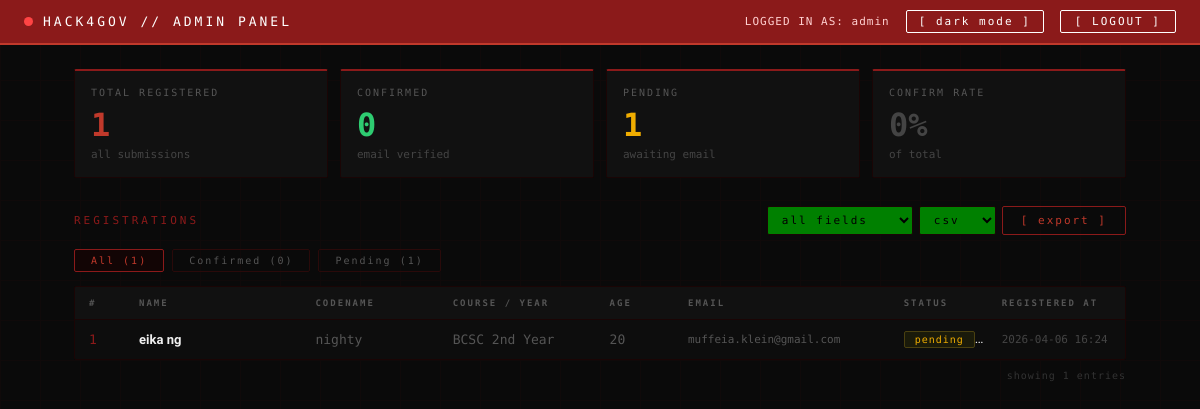
Before: /admin (signed in) with the older database file.
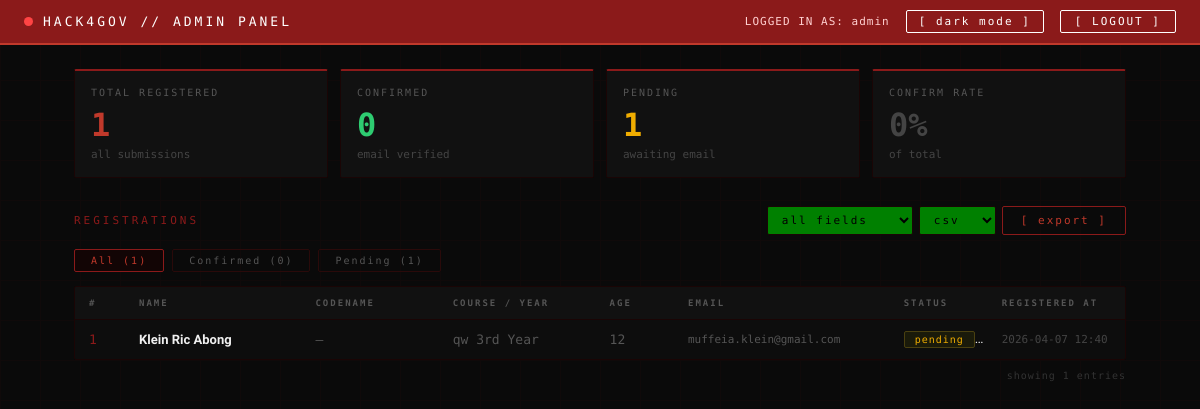
After: the same page with the newer database file.
### tables this page shows
CREATE TABLE registrations (
            id             INTEGER PRIMARY KEY AUTOINCREMENT,
            name           TEXT    NOT NULL,
            codename       TEXT,
            age            INTEGER NOT NULL,
            course_year    TEXT    NOT NULL,
            contact_number TEXT    NOT NULL,
            email          TEXT    NOT NULL UNIQUE,
            confirmed      INTEGER DEFAULT 0,
            token          TEXT    NOT NULL,
            registered_at  TIMESTAMP DEFAULT CURRENT_TIMESTAMP
        );

### app.py (the view)
@app.route('/admin')
@login_required   # ← protects this route — redirects to login if not logged in
def admin_dashboard():
    conn = get_db()
    try:
        all_rows = conn.execute("""
            SELECT id, name, codename, age, course_year, contact_number,
                   email, confirmed, registered_at
            FROM registrations
            ORDER BY registered_at DESC
        """).fetchall()
        stats = conn.execute("""
            SELECT
                COUNT(*)        AS total,
                SUM(confirmed)  AS confirmed,
                COUNT(*) - SUM(confirmed) AS pending
            FROM registrations
        """).fetchone()
    except Exception as e:
        print(f"DB error: {e}")
        all_rows = []
        stats    = {'total': 0, 'confirmed': 0, 'pending': 0}
        conn.close()
    else:
        conn.close()
    total     = stats['total']     or 0
    confirmed = stats['confirmed'] or 0
    pending   = stats['pending']   or 0
    rate      = round((confirmed / total * 100)) if total > 0 else 0
    return render_template('/admin/admin_dashboard.html',
        registrations = [dict(r) for r in all_rows],
        total         = total,
        confirmed     = confirmed,
        pending       = pending,
        rate          = rate,
        admin_user    = session.get('admin_username', 'admin')
    )

### app.py (called while the page is built)
def get_db():
    conn = sqlite3.connect(DB_PATH, timeout=30, check_same_thread=False)
    conn.row_factory = sqlite3.Row
    conn.execute("PRAGMA busy_timeout = 30000;")
    return conn

def login_required(f):
    @wraps(f)
    def decorated(*args, **kwargs):
        if not session.get('admin_logged_in'):
            flash('Please log in to access the admin panel.')
            return redirect(url_for('admin_login'))
        return f(*args, **kwargs)
    return decorated

### templates/admin/admin_dashboard.html (shortened to what the changed rows need)
<!DOCTYPE html>
<html lang="en">
<head>
</head>
<body>
  <div class="content">
    <div class="table-wrap">
      <table id="reg-table">
        <thead>
          <tr>
            <th style="width:50px;">#</th>
            <th style="width:18%;">Name</th>
            <th style="width:14%;">Codename</th>
            <th style="width:16%;">Course / Year</th>
            <th style="width:8%;">Age</th>
            <th style="width:22%;">Email</th>
            <th style="width:10%;">Status</th>
            <th style="width:14%;">Registered At</th>
          </tr>
        </thead>
        <tbody>
          {% for reg in registrations %}
          <tr data-status="{{ 'confirmed' if reg.confirmed == 1 else 'pending' }}">
            <td class="mono" style="color:var(--accent);">
              {{ loop.index }}
            </td>
            <td style="font-weight:600; color:var(--text);">{{ reg.name }}</td>
            <td class="mono" style="color:var(--muted);">{{ reg.codename or '—' }}</td>
            <td class="mono" style="color:var(--muted);">{{ reg.course_year }}</td>
            <td class="mono" style="color:var(--muted);">{{ reg.age }}</td>
            <td class="mono" style="color:var(--email); font-size:11px;">{{ reg.email }}</td>
            <td>
              {% if reg.confirmed == 1 %}
                <span class="badge badge-confirmed">confirmed</span>
              {% else %}
                <span class="badge badge-pending">pending</span>
              {% endif %}
            </td>
            <td class="mono" style="color:var(--muted-2); font-size:11px;">
              {{ reg.registered_at[:16] if reg.registered_at else '—' }}
            </td>
          </tr>
          {% endfor %}
        </tbody>
      </table>
    </div>
  </div>
</body>
</html>

Changed rows visible on the page:
changed registrations "muffeia.klein@gmail.com": name "eika ng" → "Klein Ric Abong"; codename "nighty" → "—"; course_year "BCSC 2nd Year" → "qw 3rd Year"; age "20" → "12"; registered_at "2026-04-06 16:24" → "2026-04-07 12:40"
